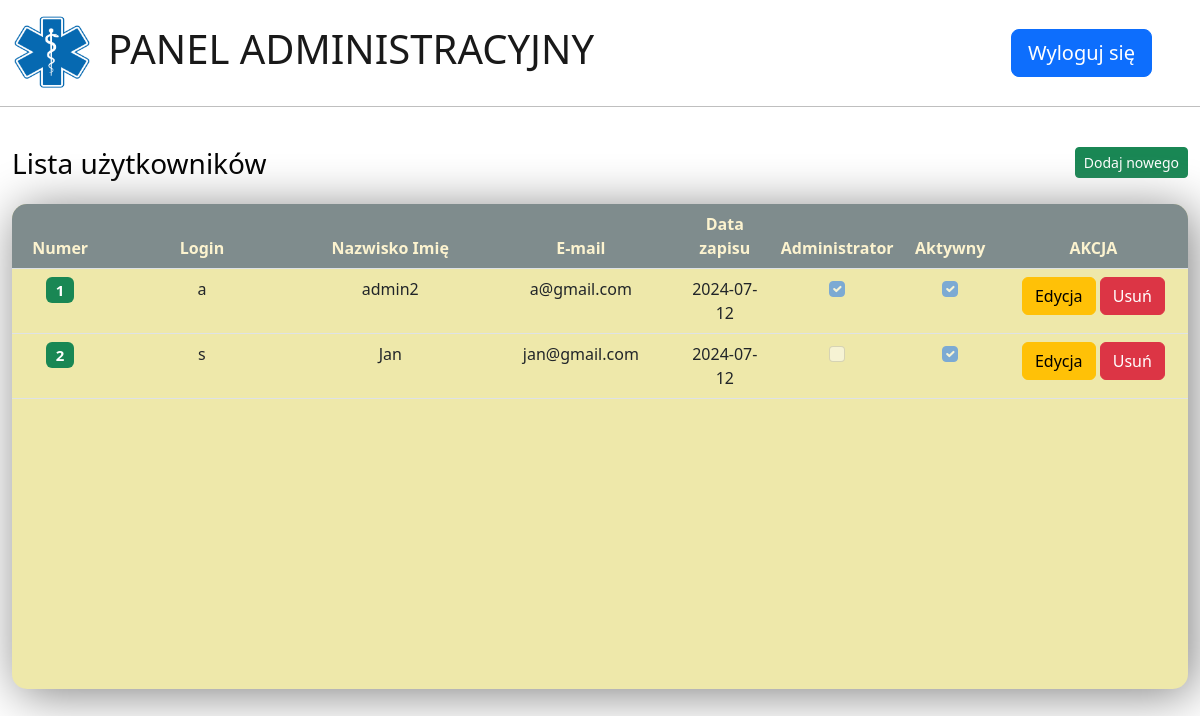
Screenshot of /users (signed in) with the database file from the repository.
### app/models.py (models this page shows, shortened)
class User(db.Model, UserMixin):
    __tablename__ = 'user'
    id = db.Column(db.Integer, primary_key=True)
    login = db.Column(db.String(50), unique=True, nullable=False)
    pwd = db.Column(db.String(100), nullable=False)
    name = db.Column(db.String(100), nullable=False)
    email = db.Column(db.String(100), unique=True, nullable=False)
    date_joined = db.Column(db.Date, default=lambda : datetime.utcnow().date(), nullable=False)
    isActive = db.Column(db.Boolean, default=True, nullable=False)
    is_admin = db.Column(db.Boolean, default=False, nullable=False)

### app/routes/admin.py (the view)
@admin_bp.route('/users')
@login_required
def users():
    try:
        if current_user.is_admin:
            all_users = db.session.query(User).all()
            return render_template('admin.html', users=all_users)
        return redirect(url_for('visit.main_form'))
    except TemplateNotFound:
        return abort(404)

### app/__init__.py (called while the page is built)
def generate_csrf_token():
    secret_key = Config.SECRET_KEY
    serializer = URLSafeTimedSerializer(secret_key)
    user_identifier = session.get('user_id', 'guest')
    token = serializer.dumps(user_identifier)
    session['csrf_token'] = token
    return token

### app/templates/admin.html (shortened to what this page needs)
<!DOCTYPE html>
<html lang="pl">
<head>
    <link rel="stylesheet" href="{{ url_for('static', filename='css/bootstrap.min.css') }}">
    <link rel="stylesheet" href="{{ url_for('static', filename='css/admin.css') }}">
</head>
<body>
{% block body %}
    <div class="container-xxl">
        <div class="row col-12">
            <nav class="navbar navbar-expand">
                <div class="container-fluid">
                    <a class="navbar-brand">
                        <img src="{{ url_for('static',filename='img/logo.png') }}" alt="" width="80" height="80"
                             class="d-inline-block">
                    </a>
                    <a class="navbar-brand"><h1>PANEL ADMINISTRACYJNY</h1></a>
                    <div class="container-fluid">
                        <div class="collapse navbar-collapse justify-content-end" id="navbarNavTheme">
                            <form action="{{ url_for('auth.logout') }}" class="d-flex">
                                <button class="btn btn-primary btn-lg" type="submit">Wyloguj się</button>
                            </form>
                        </div>
                    </div>
                </div>
            </nav>
        </div>
        <div class="row">
            <hr>
            <div class="col-12">
                <br>
                <h3>Lista użytkowników
                    <button type="button" class="btn btn-success btn-sm float-end"
                            data-bs-toggle="modal" data-bs-target="#NowyUser">Dodaj nowego
                    </button>
                </h3>
            </div>
            <div class="container">
                <div class="row">
                    <div class="col-12">
                        <table class="table strip-table text-center">
                            <thead>
                            <tr>
                                <th class="col-lg-1">Numer</th>
                                <th class="col-lg-2">Login</th>
                                <th class="col-lg-1">Nazwisko Imię</th>
                                <th class="col-lg-2">E-mail</th>
                                <th class="col-lg-1">Data zapisu</th>
                                <th class="col-lg-1">Administrator</th>
                                <th class="col-lg-1">Aktywny</th>
                                <th class="col-lg-3">AKCJA</th>
                            </tr>
                            </thead>
                            {% for row in users %}
                                <tbody>
                                <tr>
                                    <td class="col-lg-1"><h5><span class="badge bg-success">{{ row.id }}</span></h5>
                                    </td>
                                    <td class="col-lg-1">{{ row.login }}</td>
                                    <td class="col-lg-2">{{ row.name }}</td>
                                    <td class="col-lg-2">{{ row.email }}</td>
                                    <td class="col-lg-1">{{ row.date_joined }}</td>
                                    <td class="col-lg-1">{% if row.is_admin == 1 %}
                                        <input class="form-check-input" type="checkbox" value="1" id="is_admin" checked
                                               disabled>
                                    {% else %}
                                        <input class="form-check-input" type="checkbox" id="noAdmin" disabled>
                                    {% endif %}
                                    </td>
                                    <td class="col-lg-1">{% if row.isActive == 1 %}
                                        <input class="form-check-input" type="checkbox" value="1" id="isActive" checked
                                               disabled>
                                    {% else %}
                                        <input class="form-check-input" type="checkbox" id="noActive" disabled>
                                    {% endif %}
                                    </td>
                                    <td class="col-lg-2">
                                        <a href="/admin_user_update/{{ row.id }}" class="btn btn-warning btn-xs"
                                           data-bs-toggle="modal"
                                           data-bs-target="#modaledit{{ row.id }}">Edycja
                                        </a>
                                        <a href="/users/delete/{{ row.id }}" class="btn btn-danger btn-xs"
                                           onclick="return confirm('UWAGA !\n Czy jesteś pewny - usuwasz użytkownika {{ row.login }} ?')">Usuń
                                        </a>
                                    </td>
                                </tr>
                            {% endfor %}
                            </tbody>
                        </table>
                    </div>
                </div>
            </div>
        </div>
    </div>
{% endblock %}
</body>
</html>

### app/static/css/admin.css (style rules this page uses)
body { background-color: var(--primary-color); color: var(--secondary-color); }
.navbar { background-color: inherit; }

### app/templates/admin.html (style rules this page uses)
table { border-collapse: collapse; display: block; width: 100vw; height: 485px; overflow: auto; padding-top: 0px; margin: 15px auto 15px auto; background-color: palegoldenrod; -webkit-border-radius: 15px; -moz-border-radius: 15px; border-radius: 15px; box-shadow: 5px 5px 50px grey; -moz-box-shadow: 5px 5px 50px grey; -webkit-box-shadow: 5px 5px 50px grey; }
thead { z-index: 10; height: 40px; position: sticky; background: #7F8C8D; color: #FCF3CF; top: 0; }
tbody td, tr { margin: 30px; }

### rows the page displays
User: id "1", login "a", name "admin2", email "a@gmail.com", date_joined "2024-07-12"
User: id "2", login "s", name "Jan", email "jan@gmail.com", date_joined "2024-07-12"
